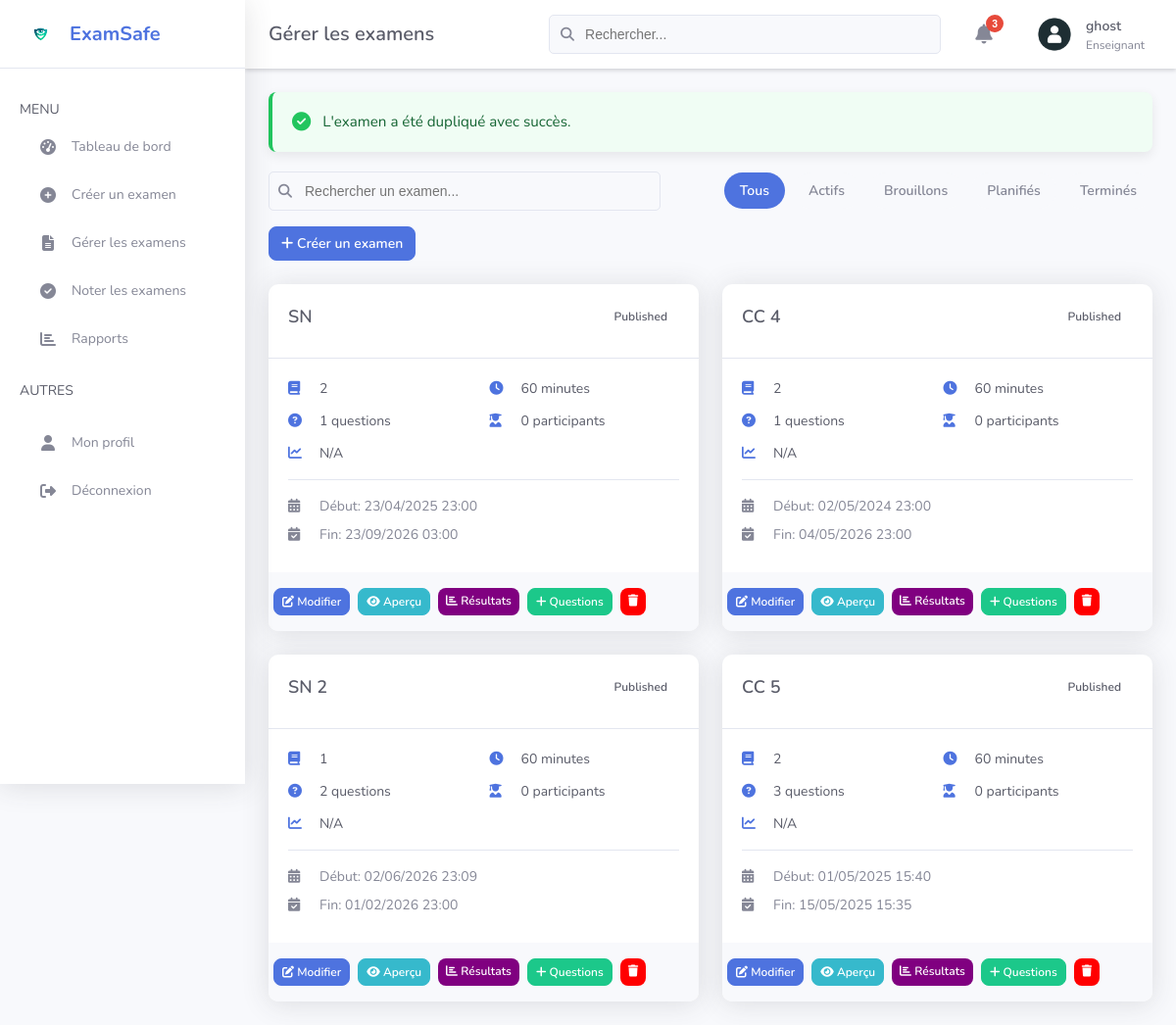
The page /teacher/manage-exams.php?action=duplicate&id=19 (signed in) on the database its author committed.
### tables this page shows
CREATE TABLE `exams` (
  `id` int NOT NULL,
  `title` varchar(255) NOT NULL,
  `description` text,
  `subject` int NOT NULL,
  `course_id` int DEFAULT NULL,
  `duration` int NOT NULL COMMENT 'en minutes',
  `passing_score` int NOT NULL COMMENT 'en pourcentage',
  `start_date` datetime DEFAULT NULL,
  `end_date` datetime DEFAULT NULL,
  `is_proctored` tinyint(1) NOT NULL DEFAULT '0',
  `status` enum('draft','published','scheduled','completed') NOT NULL DEFAULT 'draft',
  `created_by` int DEFAULT NULL,
  `created_at` datetime NOT NULL DEFAULT CURRENT_TIMESTAMP,
  `updated_at` datetime DEFAULT NULL ON UPDATE CURRENT_TIMESTAMP,
  `teacher_id` int DEFAULT NULL,
  `has_essay` int DEFAULT NULL,
  `randomize_questions` int DEFAULT NULL,
  `show_results` int DEFAULT NULL,
  `allow_retake` int DEFAULT NULL,
  `max_retakes` int DEFAULT NULL,
  `enable_face_recognition` int DEFAULT NULL,
  `enable_eye_tracking` int DEFAULT NULL,
  `enable_audio_monitoring` int DEFAULT NULL,
  `enable_screen_monitoring` int DEFAULT NULL,
  `question_count` int DEFAULT NULL,
  `proctoring_enabled` int DEFAULT NULL,
  `proctoring_settings` json DEFAULT NULL
);

### teacher/manage-exams.php (the view, shortened to what this page needs)
<?php
require_once '../includes/db.php';
$teacherId = $_SESSION['user_id'];
if (isset($_GET['action']) && isset($_GET['id'])) {
    $examId = $_GET['id'];
    $action = $_GET['action'];
    $stmt = $conn->prepare("SELECT id FROM exams WHERE id = ? AND teacher_id = ?");
    $stmt->bind_param("ii", $examId, $teacherId);
    $stmt->execute();
    $result = $stmt->get_result();
    if ($result->num_rows > 0) {
        switch ($action) {
            case 'duplicate':
                $exam = $conn->query("SELECT * FROM exams WHERE id = $examId")->fetch_assoc();
                $stmt = $conn->prepare("
                    INSERT INTO exams (
                        teacher_id, title, subject, description, duration, passing_score,
                        start_date, end_date, status, has_essay, randomize_questions,
                        show_results, allow_retake, max_retakes, enable_face_recognition,
                        enable_eye_tracking, enable_audio_monitoring, enable_screen_monitoring
                    ) VALUES (?, ?, ?, ?, ?, ?, ?, ?, 'draft', ?, ?, ?, ?, ?, ?, ?, ?, ?)
                ");
                $title = $exam['title'] . ' (copie)';
                $stmt->bind_param(
                    "isssidssiiiiiiiii",
                    $teacherId, $title, $exam['subject'], $exam['description'], $exam['duration'], $exam['passing_score'],
                    $exam['start_date'], $exam['end_date'], $exam['has_essay'], $exam['randomize_questions'],
                    $exam['show_results'], $exam['allow_retake'], $exam['max_retakes'], $exam['enable_face_recognition'],
                    $exam['enable_eye_tracking'], $exam['enable_audio_monitoring'], $exam['enable_screen_monitoring']
                );
                if ($stmt->execute()) {
                    $successMessage = "L'examen a été dupliqué avec succès.";
                } else {
                    $errorMessage = "Une erreur s'est produite lors de la duplication de l'examen.";
                }
                break;
        }
    } else {
        $errorMessage = "Vous n'avez pas l'autorisation de modifier cet examen.";
    }
}
$statusFilter = isset($_GET['status']) ? $_GET['status'] : 'all';
$searchTerm = isset($_GET['search']) ? $_GET['search'] : '';
$sql = "
    SELECT
        e.id,
        e.title,
        e.subject,
        e.duration,
        e.status,
        e.start_date,
        e.end_date,
        e.created_at,
        COUNT(DISTINCT er.user_id) as participants,
        AVG(er.score) as avg_score,
        COUNT(DISTINCT eq.id) as question_count
    FROM exams e
    LEFT JOIN exam_results er ON e.id = er.exam_id
    LEFT JOIN questions eq ON e.id = eq.exam_id
    WHERE e.teacher_id = $teacherId
";
$sql .= " GROUP BY e.id ORDER BY e.created_at DESC";
$exams = $conn->query($sql);
include 'includes/header.php';
?>
<div class="dashboard">
    <?php if (isset($successMessage)): ?>
        <div class="alert alert-success">
            <?php echo $successMessage; ?>
        </div>
    <?php endif; ?>
    <div class="filters-bar">
        <div class="search-box">
            <form action="" method="get">
                <div class="search-input">
                    <input style="border-radius: 5px;height: 40px;width: 400px;"type="text" name="search" placeholder="Rechercher un examen..." value="<?php echo htmlspecialchars($searchTerm); ?>">
                    <button type="submit"><i class="fas fa-search" style="margin-left: -390px;"></i></button>
                </div>
            </form>
        </div>
        <div class="status-filter">
            <a href="?status=all" class="filter-btn <?php echo $statusFilter === 'all' ? 'active' : ''; ?>">Tous</a>
            <a href="?status=active" class="filter-btn <?php echo $statusFilter === 'active' ? 'active' : ''; ?>">Actifs</a>
            <a href="?status=draft" class="filter-btn <?php echo $statusFilter === 'draft' ? 'active' : ''; ?>">Brouillons</a>
            <a href="?status=scheduled" class="filter-btn <?php echo $statusFilter === 'scheduled' ? 'active' : ''; ?>">Planifiés</a>
            <a href="?status=completed" class="filter-btn <?php echo $statusFilter === 'completed' ? 'active' : ''; ?>">Terminés</a>
        </div>
        <div class="create-btn">
            <a href="create-exam.php" class="btn btn-primary" style="text-decoration: none;">
                <i class="fas fa-plus"></i> Créer un examen
            </a>
        </div>
    </div>
    <div class="exams-grid">
        <?php if ($exams->num_rows > 0): ?>
            <?php while ($exam = $exams->fetch_assoc()): ?>
                <div class="card exam-card">
                    <div class="card-header">
                        <h3 class="exam-title"><?php echo htmlspecialchars($exam['title']); ?></h3>
                        <span class="status-badge <?php echo $exam['status']; ?>">
                            <?php echo ucfirst($exam['status']); ?>
                        </span>
                    </div>
                    <div class="card-body">
                        <div class="exam-details">
                            <div class="detail-item">
                                <i class="fas fa-book"></i>
                                <span><?php echo htmlspecialchars($exam['subject']); ?></span>
                            </div>
                            <div class="detail-item">
                                <i class="fas fa-clock"></i>
                                <span><?php echo $exam['duration']; ?> minutes</span>
                            </div>
                            <div class="detail-item">
                                <i class="fas fa-question-circle"></i>
                                <span><?php echo $exam['question_count']; ?> questions</span>
                            </div>
                            <div class="detail-item">
                                <i class="fas fa-user-graduate"></i>
                                <span><?php echo $exam['participants']; ?> participants</span>
                            </div>
                            <div class="detail-item">
                                <i class="fas fa-chart-line"></i>
                                <span><?php echo $exam['avg_score'] ? round($exam['avg_score'], 1) . '%' : 'N/A'; ?></span>
                            </div>
                        </div>
                        <div class="exam-dates">
                            <div class="date-item">
                                <i class="fas fa-calendar-alt"></i>
                                <span>Début: <?php echo date('d/m/Y H:i', strtotime($exam['start_date'])); ?></span>
                            </div>
                            <div class="date-item">
                                <i class="fas fa-calendar-check"></i>
                                <span>Fin: <?php echo date('d/m/Y H:i', strtotime($exam['end_date'])); ?></span>
                            </div>
                        </div>
                    </div>
                    <div class="card-footer">
                        <div class="exam-actions" style="margin-left: -15px;text-decoration: none;">
                            <a href="edit-exam.php?id=<?php echo $exam['id']; ?>" class="btn btn-primary btn-sm" style="text-decoration: none;">
                                <i class="fas fa-edit"></i> Modifier
                            </a>
                            <a style="text-decoration: none;" href="view-exam.php?id=<?php echo $exam['id']; ?>" class="btn btn-info btn-sm">
                                <i class="fas fa-eye"></i> Aperçu
                            </a>
                            <a style="text-decoration: none;background-color:purple ;border:none"href="view-results.php?exam_id=<?php echo $exam['id']; ?>" class="btn btn-success btn-sm" >
                                <i class="fas fa-chart-bar"></i> Résultats
                            </a>
                            <a style="text-decoration: none;"href="add-questions.php?exam_id=<?php echo $exam['id']; ?>" class="btn btn-success btn-sm" >
                                <i class="fas fa-plus"></i> Questions
                            </a>
                            <a href="?action=delete&id=<?php echo $exam['id']; ?>"class="btn btn-success btn-sm" style="background-color: red;border:none">
                                <i class="fas fa-trash"></i>
                            </a>
                        </div>
                    </div>
                </div>
            <?php endwhile; ?>
        <?php endif; ?>
    </div>
</div>

### assets/css/teacher.css (style rules this page uses)
:root { --primary-color: #4e73df; --primary-light: rgba(78, 115, 223, 0.1); --secondary-color: #858796; --success-color: #1cc88a; --danger-color: #e74a3b; --warning-color: #f6c23e; --info-color: #36b9cc; --dark-color: #5a5c69; --light-color: #f8f9fc; --border-color: #e3e6f0; --sidebar-width: 250px; --sidebar-collapsed-width: 80px; --header-height: 70px; --border-radius: 8px; --card-border-radius: 10px; --box-shadow: 0 0.15rem 1.75rem 0 rgba(58, 59, 69, 0.15); --transition-speed: 0.3s; --font-family: 'Nunito', -apple-system, BlinkMacSystemFont, "Segoe UI", Roboto, "Helvetica Neue", Arial, sans-serif; }
* { margin: 0; padding: 0; box-sizing: border-box; }
body { font-family: var(--font-family); background-color: var(--light-color); color: var(--dark-color); line-height: 1.5; font-size: 0.875rem; }
.search-box { position: relative; margin-right: 1.5rem; }
.search-box input { width: 250px; padding: 0.5rem 1rem 0.5rem 2.25rem; border: 1px solid var(--border-color); border-radius: 20px; font-size: 0.875rem; color: var(--secondary-color); background-color: var(--light-color); transition: all 0.2s; }
.search-box i { position: absolute; left: 0.75rem; top: 50%; transform: translateY(-50%); color: var(--secondary-color); font-size: 0.875rem; }
.dashboard { padding: 1.5rem; flex: 1; }
.card-body { padding: 1.25rem; }
.card-header { display: flex; justify-content: space-between; align-items: center; padding: 1rem 1.25rem; border-bottom: 1px solid var(--border-color); }
.status-badge { display: inline-block; padding: 0.25rem 0.75rem; border-radius: 20px; font-size: 0.75rem; font-weight: 600; text-transform: capitalize; }
.btn { display: inline-block; font-weight: 600; text-align: center; white-space: nowrap; vertical-align: middle; -webkit-user-select: none; user-select: none; border: 1px solid transparent; padding: 0.375rem 0.75rem; font-size: 0.875rem; line-height: 1.5; border-radius: var(--border-radius); transition: all 0.15s ease-in-out; cursor: pointer; }
.btn-primary { color: #fff; background-color: var(--primary-color); border-color: var(--primary-color); }
.btn-success { color: #fff; background-color: var(--success-color); border-color: var(--success-color); }
.btn-info { color: #fff; background-color: var(--info-color); border-color: var(--info-color); }
.btn-sm { padding: 0.25rem 0.5rem; font-size: 0.75rem; }
.filters-bar { display: flex; justify-content: space-between; align-items: center; margin-bottom: 1.5rem; flex-wrap: wrap; gap: 1rem; }
.search-input { position: relative; }
.search-input input { width: 250px; padding: 0.5rem 1rem 0.5rem 2.25rem; border: 1px solid var(--border-color); border-radius: 20px; font-size: 0.875rem; color: var(--secondary-color); background-color: var(--light-color); transition: all 0.2s; }
.search-input button { position: absolute; right: 0.75rem; top: 50%; transform: translateY(-50%); background: none; border: none; color: var(--secondary-color); cursor: pointer; }
.status-filter { display: flex; gap: 0.5rem; }
.filter-btn { padding: 0.5rem 1rem; border-radius: 20px; font-size: 0.875rem; font-weight: 600; color: var(--secondary-color); background-color: var(--light-color); text-decoration: none; transition: all 0.2s; }
.filter-btn.active { background-color: var(--primary-color); color: #fff; }
.exams-grid { display: grid; grid-template-columns: repeat(auto-fill, minmax(350px, 1fr)); gap: 1.5rem; }
.exam-card { background-color: #fff; border-radius: var(--card-border-radius); box-shadow: var(--box-shadow); overflow: hidden; transition: transform 0.2s ease, box-shadow 0.2s ease; }
.exam-card .card-header { display: flex; justify-content: space-between; align-items: flex-start; padding: 1.25rem; border-bottom: 1px solid var(--border-color); }
.exam-title { font-size: 1.125rem; font-weight: 600; margin: 0 0 0.5rem 0; }
.exam-details { display: grid; grid-template-columns: repeat(2, 1fr); gap: 0.75rem; margin-bottom: 1rem; }
.detail-item { display: flex; align-items: center; }
.detail-item i { width: 1.5rem; color: var(--primary-color); margin-right: 0.5rem; }
.exam-dates { margin-top: 1rem; padding-top: 1rem; border-top: 1px solid var(--border-color); }
.date-item { display: flex; align-items: center; margin-bottom: 0.5rem; font-size: 0.875rem; color: var(--secondary-color); }
.date-item i { width: 1.5rem; margin-right: 0.5rem; }
.exam-card .card-footer { padding: 1rem 1.25rem; background-color: var(--light-color); }
.exam-actions { display: flex; gap: 0.5rem; }

### rows shown on the page
exams: title "SN", status "Published", subject "2", duration "60", question_count "1", participants "0", start_date "23/04/2025 23:00", end_date "23/09/2026 03:00"
exams: title "CC 4", status "Published", subject "2", duration "60", question_count "1", participants "0", start_date "02/05/2024 23:00", end_date "04/05/2026 23:00"
exams: title "SN 2", status "Published", subject "1", duration "60", question_count "2", participants "0", start_date "02/06/2026 23:09", end_date "01/02/2026 23:00"
exams: title "CC 5", status "Published", subject "2", duration "60", question_count "3", participants "0", start_date "01/05/2025 15:40", end_date "15/05/2025 15:35"

### other values the page prints
$pageTitle "Gérer les examens"
$_SESSION['username'] "ghost"
$successMessage "L'examen a été dupliqué avec succès."
